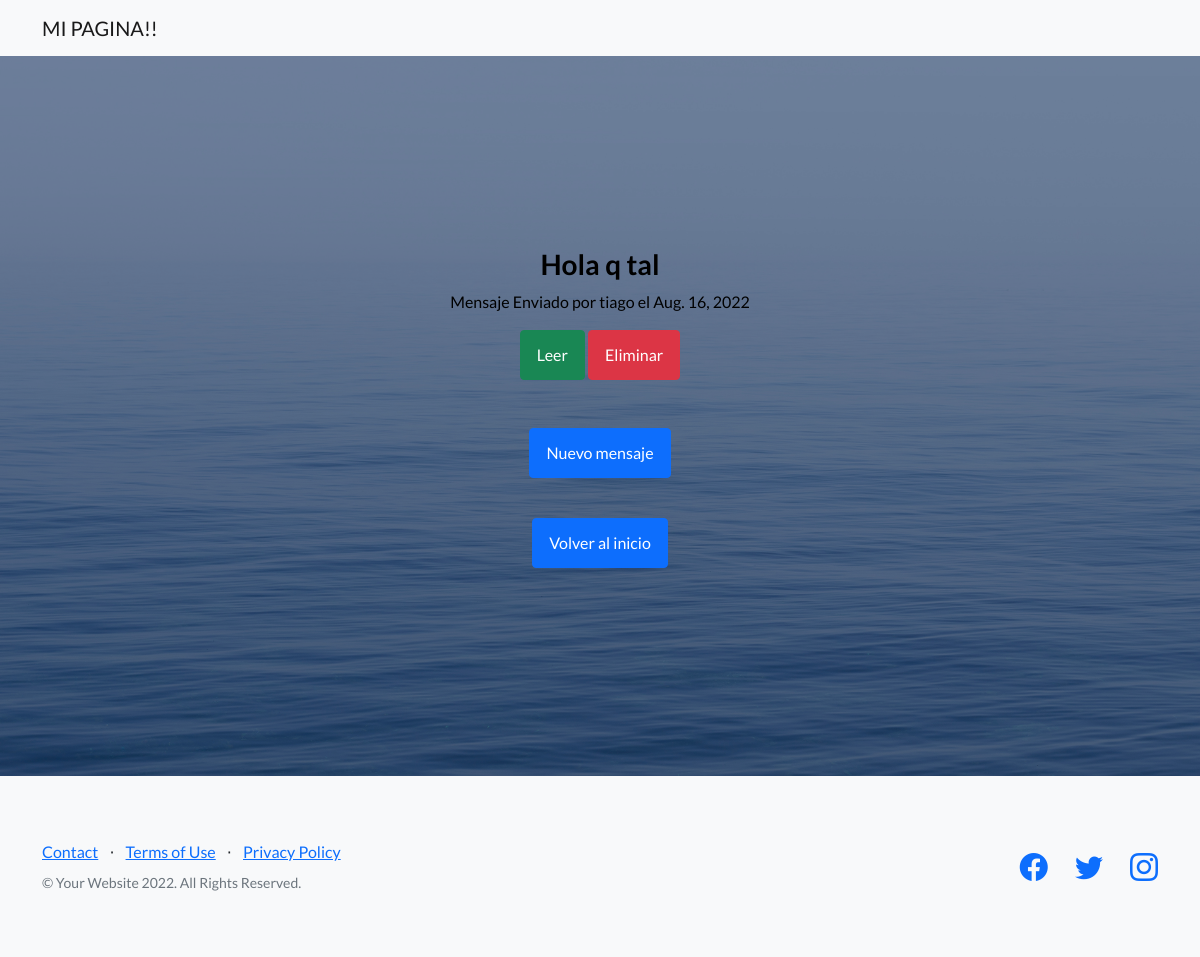
The page /AppMensajeria/ (signed in) on the database as committed earlier.
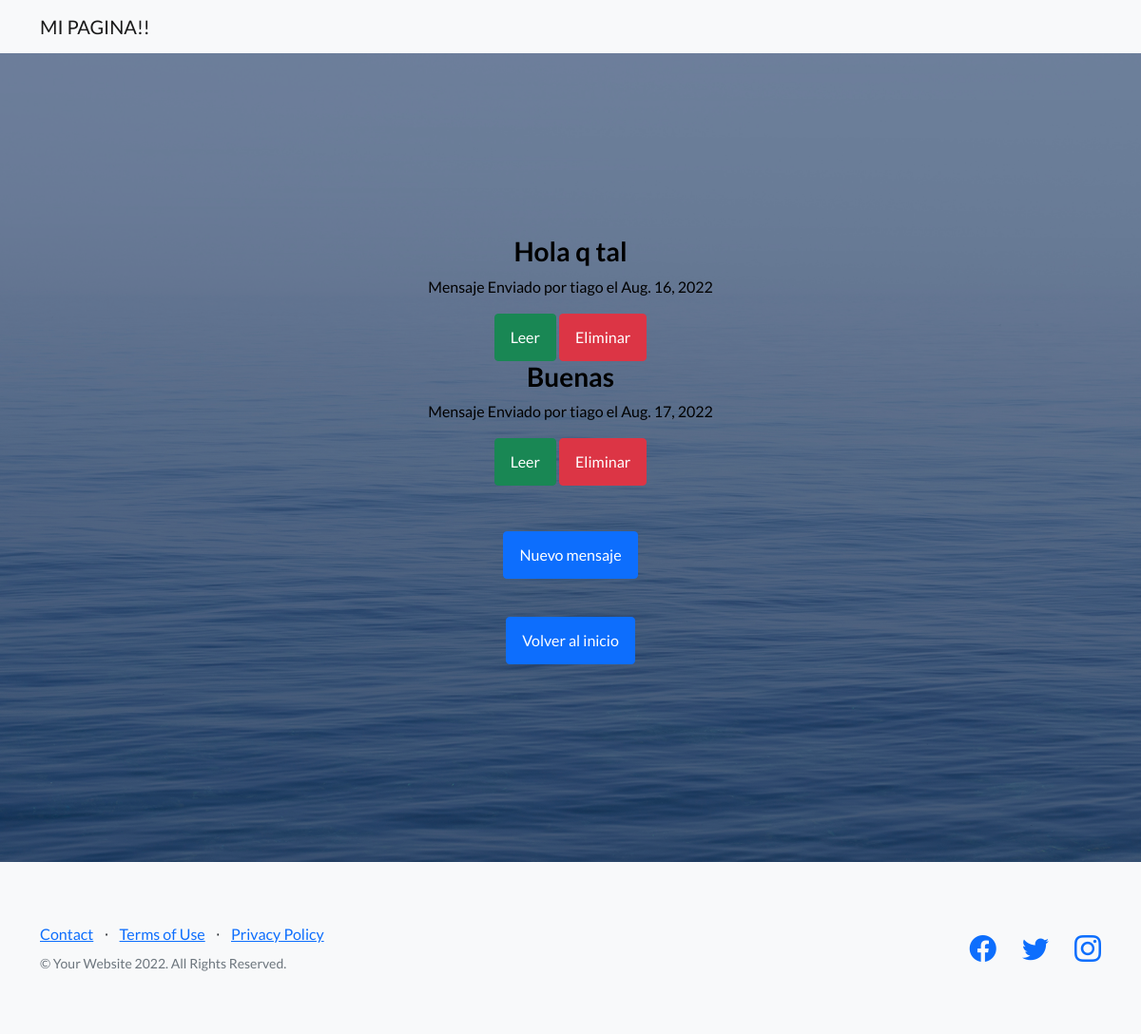
The same page on the database as committed later.
### AppMensajeria/models.py (models this page shows)
class Mensaje(models.Model):
    titulo = models.CharField(max_length=40, default="Mensaje")
    emisor = models.ForeignKey(User, related_name="emisor", on_delete=models.CASCADE)
    receptor = models.ForeignKey(User, related_name="receptor", on_delete=models.CASCADE)
    contenido = models.CharField(max_length=1000)
    fecha = models.DateField(default=datetime.now)

### AppMensajeria/views.py (the view)
# urls.py: path('', MensajeList.as_view(), name="mensajes"),
class MensajeList(LoginRequiredMixin, ListView):
    model = Mensaje
    template_name = "AppMensajeria/mensaje_list.html"

### AppMensajeria/templates/AppMensajeria/mensaje_list.html
{% extends 'AppUsuario/index.html' %}
{% block navbar %}
<a class="navbar-brand" href="{% url 'inicio' %}">MI PAGINA!!</a>
{% endblock %}
{% block formulario %}
{% if object_list %}
{% for mensaje in object_list %}
    <h3>{{mensaje.titulo}}</h3>
    <p class="post-meta">Mensaje Enviado por {{mensaje.emisor}} el {{mensaje.fecha}}</p>
    <a class="btn btn-success" href="{%url 'detail_mensajes' mensaje.id%}">Leer</a>
    <a class="btn btn-danger" href="{%url 'delete_mensajes' mensaje.id%}">Eliminar</a>
{% endfor %}
<div class="row gx-4 gx-lg-5 justify-content-center">
    <div class="container mt-5">
        <p><a href="{% url 'create_mensajes' %}" class="btn btn-primary">Nuevo mensaje</a></p>
        <br>
        <p><a href="{% url 'inicio' %}" class="btn btn-primary">Volver al inicio</a></p>
    </div>
</div>
{% else %}
    <h2>No hay mensajes aún</h2>
    <br>
    <p><a href="{% url 'create_mensajes' %}" class="btn btn-success">Nuevo mensaje</a></p>
    <br>
    <p><a href="{% url 'inicio' %}"class="btn btn-success">Volver al inicio</a></p>
{% endif %}
</div>
</div>
</div>
</div>
{% endblock %}

### AppUsuario/templates/AppUsuario/index.html (shortened to what this page needs)
<!DOCTYPE html>
<html lang="en">
  <head>
    {% load static %}
    <link
      href="https://cdn.jsdelivr.net/npm/bootstrap-icons@1.5.0/font/bootstrap-icons.css"
      rel="stylesheet"
      type="text/css"
    />
    <link href="{% static 'AppProyecto/css/styles.css' %}" rel="stylesheet" />
  </head>
  <body>
    <nav class="navbar navbar-light bg-light static-top">
      <div class="container">
        {% block navbar %}{% endblock %}
      </div>
    </nav>
    <header class="masthead">
      <div class="container position-relative">
        <div class="row justify-content-center">
          <div class="col-xl-6">
            <div class="text-center text-black">
              {% block formulario %}{% endblock %}
    </header>
    <footer class="footer bg-light">
      <div class="container">
        <div class="row">
          <div class="col-lg-6 h-100 text-center text-lg-start my-auto">
            <ul class="list-inline mb-2">
              <li class="list-inline-item"><a href="#!">Contact</a></li>
              <li class="list-inline-item">⋅</li>
              <li class="list-inline-item"><a href="#!">Terms of Use</a></li>
              <li class="list-inline-item">⋅</li>
              <li class="list-inline-item"><a href="#!">Privacy Policy</a></li>
            </ul>
            <p class="text-muted small mb-4 mb-lg-0">
              &copy; Your Website 2022. All Rights Reserved.
            </p>
          </div>
          <div class="col-lg-6 h-100 text-center text-lg-end my-auto">
            <ul class="list-inline mb-0">
              <li class="list-inline-item me-4">
                <a href="#!"><i class="bi-facebook fs-3"></i></a>
              </li>
              <li class="list-inline-item me-4">
                <a href="#!"><i class="bi-twitter fs-3"></i></a>
              </li>
              <li class="list-inline-item">
                <a href="#!"><i class="bi-instagram fs-3"></i></a>
              </li>
            </ul>
          </div>
        </div>
      </div>
    </footer>
  </body>
</html>

Rows that differ between the two databases and show on the page:
added Mensaje: titulo "Buenas", emisor "tiago", fecha "Aug. 17, 2022"
